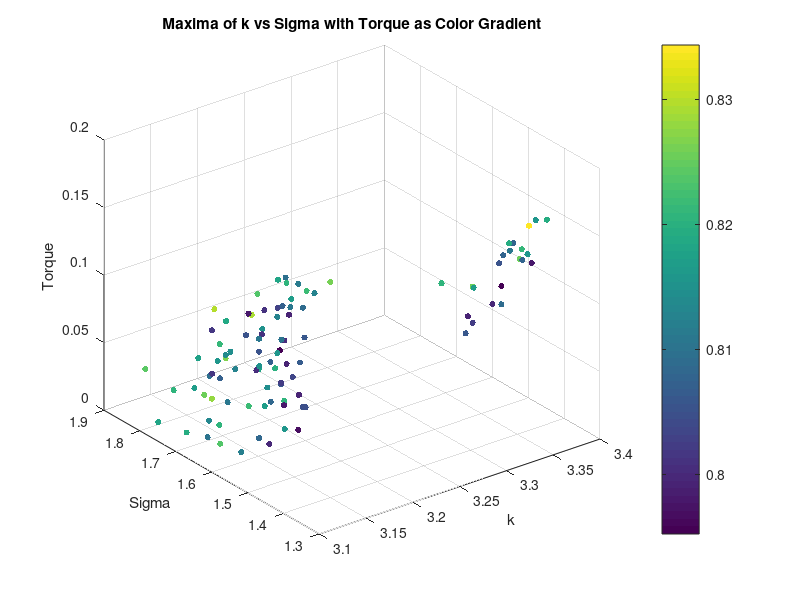
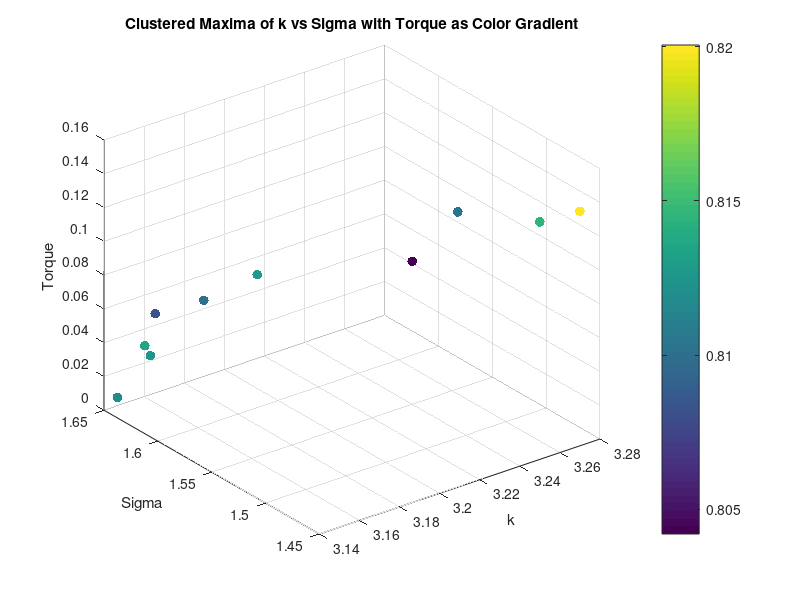
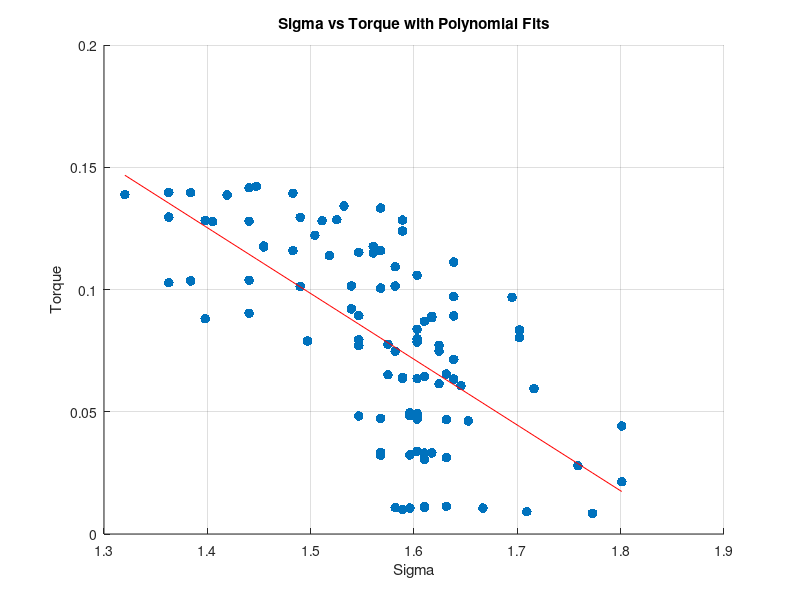
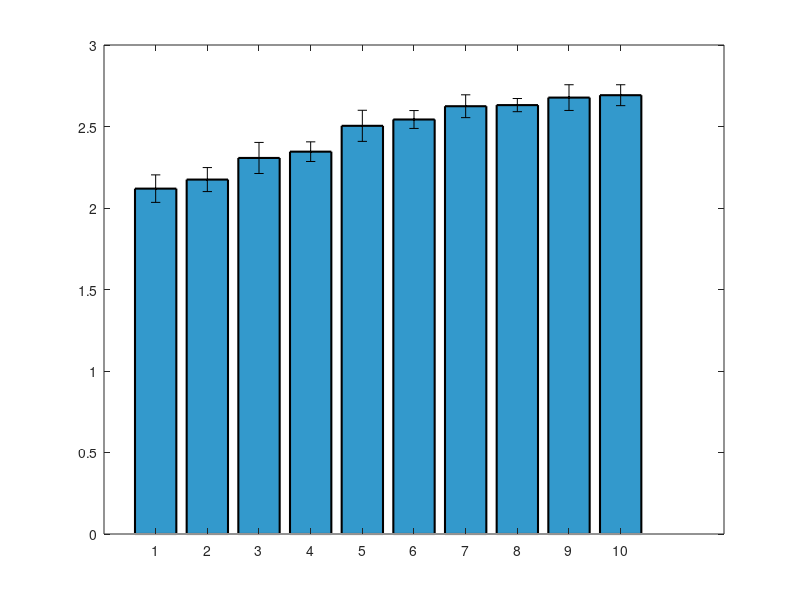

Recreate these plots in MATLAB, in order. (Note: this script raises an error after producing the figures.)
clear all;
close all;


%% Torque Analysis
load('maxima_data.mat');
scatter3(maxima_k, maxima_sigma, torque_values, 20, maxima_corr, 'filled');
xlabel('k');
ylabel('Sigma');
zlabel('Torque');
title('Maxima of k vs Sigma with Torque as Color Gradient');
colorbar;
grid on;
% K means clustering of torque into 10 clusters, taking mean of each cluster k, sigma and corr too
[cluster_idx, cluster_centers] = kmeans(torque_values', 10);
% Take the mean of each cluster
torque_means = zeros(10, 1);
sigma_means = zeros(10, 1);
sigma_stds = zeros(10, 1);
k_means = zeros(10, 1);
corr_means = zeros(10, 1);
for i = 1:10
    torque_means(i) = mean(torque_values(cluster_idx == i));
    sigma_means(i) = mean(maxima_sigma(cluster_idx == i));
    k_means(i) = mean(maxima_k(cluster_idx == i));
    corr_means(i) = mean(maxima_corr(cluster_idx == i));
    sigma_stds(i) = std(maxima_sigma(cluster_idx == i));
end
% Plot the clusters
figure;
scatter3(k_means, sigma_means, torque_means, 50, corr_means, 'filled');
xlabel('k');
ylabel('Sigma');
zlabel('Torque');
title('Clustered Maxima of k vs Sigma with Torque as Color Gradient');
colorbar;
grid on;
% Ensure data is sorted for polyfit
[sigma_sorted, sort_idx] = sort(maxima_sigma);
torque_sorted = torque_values(sort_idx);
% Display correlation between torque and sigma
disp('Correlation between Torque and Sigma:');
disp(corr(torque_sorted', sigma_sorted'));
% Display correlation between torque and sigma^2
disp('Correlation between Torque and Sigma^2:');
disp(corr(torque_sorted', sigma_sorted'.^2));
% Polyfit for sigma vs torque (order 1 and 2)
p1_sigma = polyfit(sigma_sorted, torque_sorted, 1);
% Calculate fitted values and normalized MSE for sigma vs torque
fitted_torque_p1_sigma = polyval(p1_sigma, sigma_sorted);
mse_p1_sigma = mean((torque_sorted - fitted_torque_p1_sigma).^2);
nmse_p1_sigma = mse_p1_sigma / var(torque_sorted);
% Display results for sigma vs torque
disp('Sigma vs Torque:');
disp(['Order 1 nMSE: ', num2str(nmse_p1_sigma)]);
%display correlation between torque and sigma
% Plot for sigma vs torque with polynomial fits (first instance)
figure;
scatter(sigma_sorted, torque_sorted, 50, 'filled','DisplayName', 'Data');
hold on;
plot(sigma_sorted, fitted_torque_p1_sigma, '-r', 'DisplayName', ...
    ['Order 1 Fit: y = ', num2str(p1_sigma(1)), 'x + ', num2str(p1_sigma(2)), ...
    ', nMSE = ', num2str(nmse_p1_sigma)]);
xlabel('Sigma');
ylabel('Torque');
title('Sigma vs Torque with Polynomial Fits');
grid on;

%Plot means of sigma as bar plot with variance as error bars
figure;
[sorted_sigma_means,idx] = sort(sigma_means);
sorted_sigma_stds = sigma_stds(idx);
bar(sorted_sigma_means.^2, 'FaceColor', [0.2 0.6 0.8], 'EdgeColor', 'k', 'LineWidth', 1.5);
% Set the x-ticks to the cluster indices
hold on;
errorbar(sorted_sigma_means.^2,sorted_sigma_stds, 'k.', 'LineWidth', 1.5);
ylim([1.9 3]);

xlabel('Torque Number');
ylabel('Mean Sigma');

% Ensure data is sorted for polyfit
[sigma_sorted, sort_idx] = sort(sigma_means);
torque_sorted = torque_means(sort_idx);
%Display correlation between torque and sigma
disp('Correlation between Torque and Sigma:');
disp(corr(torque_sorted, sigma_sorted));
%Display correlation between torque and sigma^2
disp('Correlation between Torque and Sigma^2:');
disp(corr(torque_sorted, sigma_sorted.^2));
% Polyfit for sigma vs torque (order 1 and 2)
p1_sigma = polyfit(sigma_sorted, torque_sorted, 1);
p2_sigma = polyfit(sigma_sorted, torque_sorted, 2);
% Calculate zitted values and normalized MSE for sigma vs torque
fitted_torque_p1_sigma = polyval(p1_sigma, sigma_sorted);
fitted_torque_p2_sigma = polyval(p2_sigma, sigma_sorted);
mse_p1_sigma = mean((torque_sorted - fitted_torque_p1_sigma).^2);
mse_p2_sigma = mean((torque_sorted - fitted_torque_p2_sigma).^2);
nmse_p1_sigma = mse_p1_sigma / var(torque_sorted);
nmse_p2_sigma = mse_p2_sigma / var(torque_sorted);
% Display results for sigma vs torque
disp('Sigma vs Torque:');
disp(['Order 1 nMSE: ', num2str(nmse_p1_sigma)]);
disp(['Order 2 nMSE: ', num2str(nmse_p2_sigma)]);
% Plot for sigma vs torque with polynomial fits (second instance)
figure;
scatter(sigma_sorted, torque_sorted, 50, 'filled', 'DisplayName', 'Data');
hold on;
% plot(sigma_sorted, fitted_torque_p1_sigma, '-r', 'DisplayName', ...
%     ['Order 1 Fit: y = ', num2str(p1_sigma(1)), 'x + ', num2str(p1_sigma(2)), ...
%     ', nMSE = ', num2str(nmse_p1_sigma)]);
% plot(sigma_sorted, fitted_torque_p2_sigma, '--g', 'DisplayName', ...
%     ['Order 2 Fit: y = ', num2str(p2_sigma(1)), 'x^2 + ', num2str(p2_sigma(2)), ...
%     'x + ', num2str(p2_sigma(3)), ', nMSE = ', num2str(nmse_p2_sigma)]);
xlabel('Sigma');
ylabel('Torque');
title('Sigma vs Torque with Polynomial Fits');
grid on;



%% Diameter Analysis
% Saved as diameter_value, k_values(max_k_idx), sigma_values(max_sigma_idx), max_val
load('maxima_data_Diam.mat');

figure;
scatter3(maxima_matrix(:, 2), maxima_matrix(:, 3), maxima_matrix(:, 1), 50, maxima_matrix(:, 1), 'filled'); 
xlabel('k');
ylabel('Sigma');
zlabel('Diameter');
title('Maxima of k vs Sigma with Diameter as Color Gradient');
colorbar;
grid on;

% K vs d
% Ensure data is sorted for polyfit
[k_sorted, sort_idx] = sort(maxima_matrix(:, 2));
d_sorted = maxima_matrix(sort_idx, 1);
% Display correlation between d and k
disp('Correlation between Diameter and k:');
disp(corr(d_sorted, k_sorted));

%plot for k vs diam with polynomial fits
figure;
scatter(k_sorted, d_sorted, 50, 'filled', 'DisplayName', 'Data');
grid on;
hold on;
p1_k = polyfit(k_sorted, d_sorted, 1);
fitted_d_p1_k = polyval(p1_k, k_sorted);
mse_p1_k = mean((d_sorted - fitted_d_p1_k).^2);
nmse_p1_k = mse_p1_k / var(d_sorted);
disp('Diameter vs k:');
disp(['Order 1 nMSE: ', num2str(nmse_p1_k)]);
% plot(k_sorted, fitted_d_p1_k, '-r', 'DisplayName', ...
%     ['Order 1 Fit: y = ', num2str(p1_k(1)), 'x + ', num2str(p1_k(2)), ...
%     ', nMSE = ', num2str(nmse_p1_k)]);
xlabel('k');
ylabel('Diameter');
title('k vs Diameter with Polynomial Fits');


% Compute mean and std of sigma for each unique diameter
unique_diameters = unique(maxima_matrix(:, 1));
sigma_means_diameter = zeros(size(unique_diameters));
sigma_stds_diameter = zeros(size(unique_diameters));

for i = 1:length(unique_diameters)
    sigma_values_for_diameter = maxima_matrix(maxima_matrix(:, 1) == unique_diameters(i), 3);
    sigma_means_diameter(i) = mean(sigma_values_for_diameter);
    sigma_stds_diameter(i) = std(sigma_values_for_diameter);
end

% Bar plot of mean sigma with error bars for each diameter
figure;
bar(unique_diameters, sigma_means_diameter, 'FaceColor', [0.2 0.6 0.8], 'EdgeColor', 'k', 'LineWidth', 1.5);
hold on;
errorbar(unique_diameters, sigma_means_diameter, sigma_stds_diameter, 'k.', 'LineWidth', 1.5);
xlabel('Diameter');
ylabel('Mean Sigma');
title('Mean Sigma for Each Diameter with Error Bars');
grid on;
